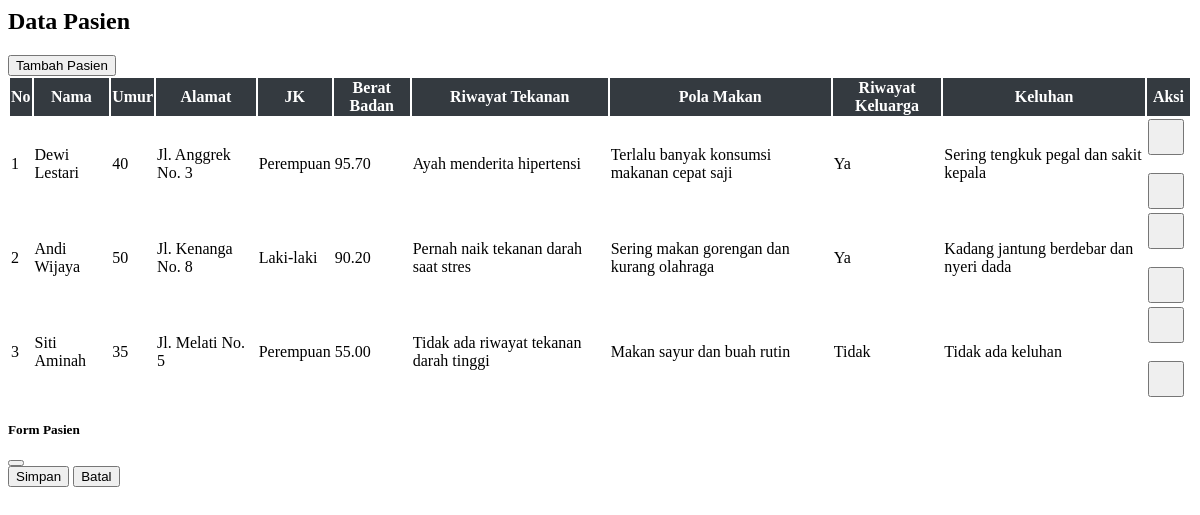
The page /pasien.php on the database as committed earlier.
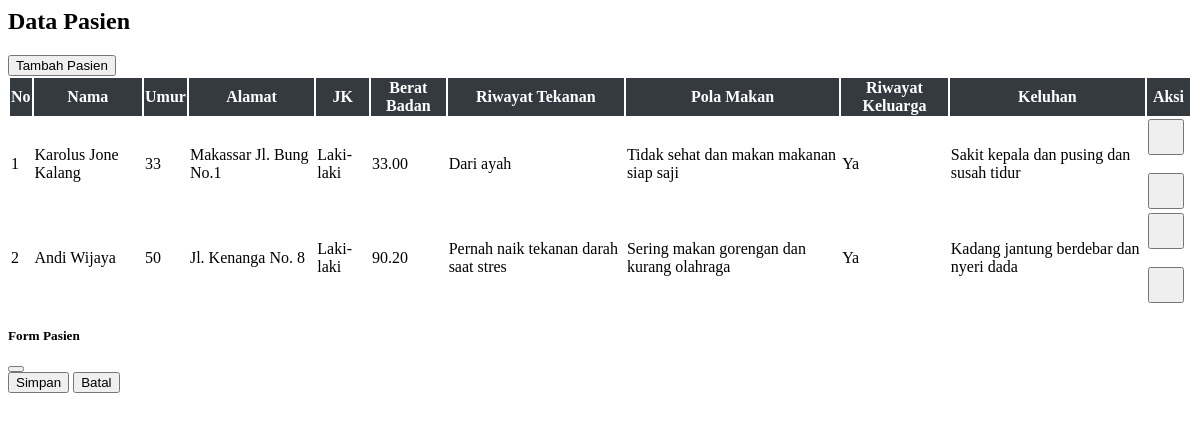
The same page on the database as committed later.
### tables this page shows
CREATE TABLE `212341_pasien` (
  `212341_pasien_id` int NOT NULL,
  `212341_nama` varchar(100) NOT NULL,
  `212341_umur` int NOT NULL,
  `212341_alamat` varchar(255) DEFAULT NULL,
  `212341_jk` enum('Laki-laki','Perempuan') NOT NULL,
  `212341_berat_badan` decimal(5,2) DEFAULT NULL,
  `212341_riwayat_tekanan` text,
  `212341_pola_makan` text,
  `212341_riwayat_keluarga` enum('Ya','Tidak') DEFAULT 'Tidak',
  `212341_keluhan` text,
  `212341_created_at` timestamp NULL DEFAULT CURRENT_TIMESTAMP
);

### pasien.php (the view, shortened to what this page needs)
<?php
include "config.php";
$res=$conn->query("SELECT * FROM 212341_pasien ORDER BY 212341_pasien_id DESC");
$rows=$res?$res->fetch_all(MYSQLI_ASSOC):[];
?>
<h2 class="mb-4">Data Pasien</h2>
<button class="btn btn-success mb-3" id="btnTambah">
    <i class="bi bi-person-plus"></i> Tambah Pasien
</button>
<table class="table table-bordered table-striped" id="tablePasien">
<thead>
<tr>
<th>No</th>
<th>Nama</th>
<th>Umur</th>
<th>Alamat</th>
<th>JK</th>
<th>Berat Badan</th>
<th>Riwayat Tekanan</th>
<th>Pola Makan</th>
<th>Riwayat Keluarga</th>
<th>Keluhan</th>
<th>Aksi</th>
</tr>
</thead>
<tbody>
<?php $no=1; foreach($rows as $r): ?>
<tr>
<td class="text-center"><?= $no++ ?></td>
<td><?= htmlspecialchars($r['212341_nama']) ?></td>
<td class="text-center"><?= $r['212341_umur'] ?></td>
<td><?= htmlspecialchars($r['212341_alamat']) ?></td>
<td class="text-center"><?= $r['212341_jk'] ?></td>
<td class="text-center"><?= $r['212341_berat_badan'] ?></td>
<td><?= htmlspecialchars($r['212341_riwayat_tekanan']) ?></td>
<td><?= htmlspecialchars($r['212341_pola_makan']) ?></td>
<td><?= $r['212341_riwayat_keluarga'] ?></td>
<td><?= htmlspecialchars($r['212341_keluhan']) ?></td>
<td class="text-center td-actions">
    <button class="btn btn-primary btnEdit" data-id="<?= $r['212341_pasien_id'] ?>">
    </button>
    <br><br>
    <button class="btn btn-danger btnHapus" data-id="<?= $r['212341_pasien_id'] ?>">
    </button>
</td>
</tr>
<?php endforeach; ?>
</tbody>
</table>
<div class="modal fade" id="modalForm" tabindex="-1">
<div class="modal-dialog modal-lg">
<div class="modal-content">
<form id="formPasien">
<div class="modal-header">
    <h5>Form Pasien</h5>
    <button type="button" class="btn-close" data-bs-dismiss="modal"></button>
</div>
<div class="modal-footer">
    <button type="submit" class="btn btn-success">Simpan</button>
    <button type="button" class="btn btn-secondary" data-bs-dismiss="modal">Batal</button>
</div>
</form>
</div>
</div>
</div>

### pasien.php (style rules this page uses)
#tablePasien th { text-align: center; vertical-align: middle; background-color: #343a40; color: #fff; }
#tablePasien td { vertical-align: middle; }
.td-actions .btn { width: 36px; height: 36px; padding: 0; margin-right: 5px; display: inline-flex; justify-content: center; align-items: center; }

Rows that differ between the two databases and show on the page:
removed 212341_pasien: 212341_nama "Dewi Lestari", 212341_umur "40", 212341_alamat "Jl. Anggrek No. 3", 212341_jk "Perempuan", 212341_berat_badan "95.70", 212341_riwayat_tekanan "Ayah menderita hipertensi", 212341_pola_makan "Terlalu banyak konsumsi makanan cepat saji", 212341_riwayat_keluarga "Ya", 212341_keluhan "Sering tengkuk pegal dan sakit kepala"
removed 212341_pasien: 212341_nama "Siti Aminah", 212341_umur "35", 212341_alamat "Jl. Melati No. 5", 212341_jk "Perempuan", 212341_berat_badan "55.00", 212341_riwayat_tekanan "Tidak ada riwayat tekanan darah tinggi", 212341_pola_makan "Makan sayur dan buah rutin", 212341_riwayat_keluarga "Tidak", 212341_keluhan "Tidak ada keluhan"
added 212341_pasien: 212341_nama "Karolus Jone Kalang", 212341_umur "33", 212341_alamat "Makassar Jl. Bung No.1", 212341_jk "Laki-laki", 212341_berat_badan "33.00", 212341_riwayat_tekanan "Dari ayah", 212341_pola_makan "Tidak sehat dan makan makanan siap saji", 212341_riwayat_keluarga "Ya", 212341_keluhan "Sakit kepala dan pusing dan susah tidur"
